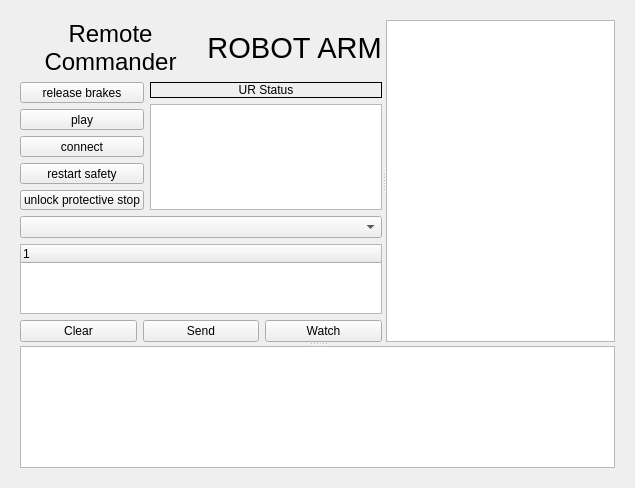
<?xml version="1.0" encoding="UTF-8"?>
<ui version="4.0">
 <class>Form</class>
 <widget class="QWidget" name="Form">
  <property name="geometry">
   <rect>
    <x>0</x>
    <y>0</y>
    <width>635</width>
    <height>488</height>
   </rect>
  </property>
  <property name="windowTitle">
   <string>Form</string>
  </property>
  <layout class="QGridLayout" name="gridLayout_3">
   <item row="0" column="0">
    <layout class="QGridLayout" name="gridLayout">
     <item row="0" column="0">
      <widget class="QWidget" name="verticalWidget" native="true">
       <layout class="QVBoxLayout" name="verticalLayout_5">
        <item>
         <widget class="QSplitter" name="splitter_2">
          <property name="orientation">
           <enum>Qt::Vertical</enum>
          </property>
          <widget class="QSplitter" name="splitter">
           <property name="orientation">
            <enum>Qt::Horizontal</enum>
           </property>
           <widget class="QWidget" name="layoutWidget_2">
            <layout class="QVBoxLayout" name="verticalLayout_4" stretch="2,4,5">
             <item>
              <layout class="QHBoxLayout" name="horizontalLayout_3">
               <item>
                <widget class="QLabel" name="label_logo">
                 <property name="font">
                  <font>
                   <pointsize>18</pointsize>
                  </font>
                 </property>
                 <property name="text">
                  <string>Remote Commander</string>
                 </property>
                 <property name="alignment">
                  <set>Qt::AlignCenter</set>
                 </property>
                 <property name="wordWrap">
                  <bool>true</bool>
                 </property>
                </widget>
               </item>
               <item>
                <widget class="QLabel" name="label_robot">
                 <property name="font">
                  <font>
                   <pointsize>22</pointsize>
                  </font>
                 </property>
                 <property name="text">
                  <string>ROBOT</string>
                 </property>
                 <property name="alignment">
                  <set>Qt::AlignCenter</set>
                 </property>
                </widget>
               </item>
               <item>
                <widget class="QLabel" name="label_arm">
                 <property name="font">
                  <font>
                   <pointsize>22</pointsize>
                  </font>
                 </property>
                 <property name="text">
                  <string>ARM</string>
                 </property>
                 <property name="alignment">
                  <set>Qt::AlignCenter</set>
                 </property>
                </widget>
               </item>
              </layout>
             </item>
             <item>
              <layout class="QHBoxLayout" name="horizontalLayout_2">
               <item>
                <layout class="QVBoxLayout" name="verticalLayout_2">
                 <item>
                  <widget class="QPushButton" name="b_brakeRelease">
                   <property name="toolTip">
                    <string>&lt;html&gt;&lt;head/&gt;&lt;body&gt;&lt;p&gt;Sends /dashboard_client/release_brakes service request&lt;/p&gt;&lt;p&gt;- Commands the UR to RUNNING robot mode, stepping through intermediate modes from either POWER_OFF or IDLE initial mode&lt;/p&gt;&lt;p&gt;- Type: std_srvs/srv/Trigger&lt;/p&gt;&lt;/body&gt;&lt;/html&gt;</string>
                   </property>
                   <property name="text">
                    <string>release brakes</string>
                   </property>
                  </widget>
                 </item>
                 <item>
                  <widget class="QPushButton" name="b_play">
                   <property name="toolTip">
                    <string>&lt;html&gt;&lt;head/&gt;&lt;body&gt;&lt;p&gt;Sends /dashboard_client/play service request&lt;/p&gt;&lt;p&gt;- Starts the loaded program on the UR&lt;/p&gt;&lt;p&gt;- Type: std_srvs/srv/Trigger&lt;/p&gt;&lt;/body&gt;&lt;/html&gt;</string>
                   </property>
                   <property name="text">
                    <string>play</string>
                   </property>
                  </widget>
                 </item>
                 <item>
                  <widget class="QPushButton" name="b_connect">
                   <property name="toolTip">
                    <string>&lt;html&gt;&lt;head/&gt;&lt;body&gt;&lt;p&gt;Sends /dashboard_client/connect service request&lt;/p&gt;&lt;p&gt;- Attempts to reconnect to the dashboard server, especially after loss of connection caused by a /dashboard_client/play request&lt;/p&gt;&lt;p&gt;- Type: std_srvs/srv/Trigger&lt;/p&gt;&lt;/body&gt;&lt;/html&gt;</string>
                   </property>
                   <property name="text">
                    <string>connect</string>
                   </property>
                  </widget>
                 </item>
                 <item>
                  <widget class="QPushButton" name="b_restartSafety">
                   <property name="toolTip">
                    <string>&lt;html&gt;&lt;head/&gt;&lt;body&gt;&lt;p&gt;Sends /dashboard_client/restart_safety service request&lt;/p&gt;&lt;p&gt;- Restarts the safety mode on the UR, clearning an E-stop or Fault. Physical E-stop must be released before requesting&lt;/p&gt;&lt;p&gt;- Type: std_srvs/srv/Trigger&lt;/p&gt;&lt;/body&gt;&lt;/html&gt;</string>
                   </property>
                   <property name="text">
                    <string>restart safety</string>
                   </property>
                  </widget>
                 </item>
                 <item>
                  <widget class="QPushButton" name="b_unlockPStop">
                   <property name="toolTip">
                    <string>&lt;html&gt;&lt;head/&gt;&lt;body&gt;&lt;p&gt;Sends /dashboard_client/unlock_protective_stop service request&lt;/p&gt;&lt;p&gt;- Unlocks the protective stop on the UR. Does nothing if there is not an active protective stop on the UR&lt;/p&gt;&lt;p&gt;- Type: std_srvs/srv/Trigger&lt;/p&gt;&lt;/body&gt;&lt;/html&gt;</string>
                   </property>
                   <property name="text">
                    <string>unlock protective stop</string>
                   </property>
                  </widget>
                 </item>
                </layout>
               </item>
               <item>
                <layout class="QVBoxLayout" name="verticalLayout_3">
                 <item>
                  <widget class="QLabel" name="label_ur_status">
                   <property name="layoutDirection">
                    <enum>Qt::LeftToRight</enum>
                   </property>
                   <property name="frameShape">
                    <enum>QFrame::Box</enum>
                   </property>
                   <property name="frameShadow">
                    <enum>QFrame::Plain</enum>
                   </property>
                   <property name="text">
                    <string>UR Status</string>
                   </property>
                   <property name="alignment">
                    <set>Qt::AlignCenter</set>
                   </property>
                  </widget>
                 </item>
                 <item>
                  <widget class="QTableWidget" name="watchTable">
                   <property name="sizePolicy">
                    <sizepolicy hsizetype="Expanding" vsizetype="Expanding">
                     <horstretch>0</horstretch>
                     <verstretch>0</verstretch>
                    </sizepolicy>
                   </property>
                   <property name="minimumSize">
                    <size>
                     <width>200</width>
                     <height>0</height>
                    </size>
                   </property>
                   <property name="toolTip">
                    <string>&lt;html&gt;&lt;head/&gt;&lt;body&gt;&lt;p&gt;Status table&lt;/p&gt;&lt;p&gt;UR status is intermittently polled and displayed here&lt;/p&gt;&lt;/body&gt;&lt;/html&gt;</string>
                   </property>
                   <property name="verticalScrollBarPolicy">
                    <enum>Qt::ScrollBarAsNeeded</enum>
                   </property>
                   <property name="sizeAdjustPolicy">
                    <enum>QAbstractScrollArea::AdjustIgnored</enum>
                   </property>
                   <property name="editTriggers">
                    <set>QAbstractItemView::NoEditTriggers</set>
                   </property>
                   <property name="selectionMode">
                    <enum>QAbstractItemView::NoSelection</enum>
                   </property>
                   <property name="rowCount">
                    <number>0</number>
                   </property>
                   <property name="columnCount">
                    <number>2</number>
                   </property>
                   <attribute name="horizontalHeaderVisible">
                    <bool>false</bool>
                   </attribute>
                   <attribute name="horizontalHeaderCascadingSectionResizes">
                    <bool>false</bool>
                   </attribute>
                   <attribute name="horizontalHeaderShowSortIndicator" stdset="0">
                    <bool>false</bool>
                   </attribute>
                   <attribute name="horizontalHeaderStretchLastSection">
                    <bool>true</bool>
                   </attribute>
                   <attribute name="verticalHeaderVisible">
                    <bool>false</bool>
                   </attribute>
                   <attribute name="verticalHeaderCascadingSectionResizes">
                    <bool>false</bool>
                   </attribute>
                   <column>
                    <property name="text">
                     <string>Request</string>
                    </property>
                   </column>
                   <column>
                    <property name="text">
                     <string>Response</string>
                    </property>
                   </column>
                  </widget>
                 </item>
                </layout>
               </item>
              </layout>
             </item>
             <item>
              <layout class="QVBoxLayout" name="verticalLayout">
               <item>
                <widget class="QComboBox" name="serviceSelector">
                 <property name="toolTip">
                  <string>&lt;html&gt;&lt;head/&gt;&lt;body&gt;&lt;p&gt;Service selector.&lt;/p&gt;&lt;p&gt;Use the drop down to select a service. Services that require additional input will be filled out in the service request tree below.&lt;/p&gt;&lt;/body&gt;&lt;/html&gt;</string>
                 </property>
                </widget>
               </item>
               <item>
                <widget class="QTreeWidget" name="serviceTree">
                 <property name="styleSheet">
                  <string notr="true">font: 10pt &quot;Monospace&quot;;</string>
                 </property>
                 <property name="headerHidden">
                  <bool>false</bool>
                 </property>
                 <column>
                  <property name="text">
                   <string notr="true">1</string>
                  </property>
                 </column>
                </widget>
               </item>
               <item>
                <layout class="QHBoxLayout" name="horizontalLayout">
                 <item>
                  <widget class="QPushButton" name="b_clearService">
                   <property name="enabled">
                    <bool>true</bool>
                   </property>
                   <property name="toolTip">
                    <string>&lt;html&gt;&lt;head/&gt;&lt;body&gt;&lt;p&gt;Clear the selected service message request fields &lt;/p&gt;&lt;/body&gt;&lt;/html&gt;</string>
                   </property>
                   <property name="whatsThis">
                    <string/>
                   </property>
                   <property name="accessibleDescription">
                    <string/>
                   </property>
                   <property name="text">
                    <string>Clear</string>
                   </property>
                   <property name="checkable">
                    <bool>false</bool>
                   </property>
                   <property name="checked">
                    <bool>false</bool>
                   </property>
                   <property name="default">
                    <bool>false</bool>
                   </property>
                   <property name="flat">
                    <bool>false</bool>
                   </property>
                  </widget>
                 </item>
                 <item>
                  <widget class="QPushButton" name="b_send">
                   <property name="toolTip">
                    <string>&lt;html&gt;&lt;head/&gt;&lt;body&gt;&lt;p&gt;Send the selected service request with fields as shown in the service request tree above&lt;/p&gt;&lt;/body&gt;&lt;/html&gt;</string>
                   </property>
                   <property name="text">
                    <string>Send</string>
                   </property>
                  </widget>
                 </item>
                 <item>
                  <widget class="QPushButton" name="b_watch">
                   <property name="toolTip">
                    <string>&lt;html&gt;&lt;head/&gt;&lt;body&gt;&lt;p&gt;Add the service request with fields to the status table for automated requesting and display&lt;/p&gt;&lt;p&gt;NOT YET IMPLEMENTED&lt;/p&gt;&lt;/body&gt;&lt;/html&gt;</string>
                   </property>
                   <property name="text">
                    <string>Watch</string>
                   </property>
                  </widget>
                 </item>
                </layout>
               </item>
              </layout>
             </item>
            </layout>
           </widget>
           <widget class="QPlainTextEdit" name="serviceMonitor">
            <property name="sizePolicy">
             <sizepolicy hsizetype="Expanding" vsizetype="Expanding">
              <horstretch>0</horstretch>
              <verstretch>0</verstretch>
             </sizepolicy>
            </property>
            <property name="minimumSize">
             <size>
              <width>200</width>
              <height>0</height>
             </size>
            </property>
            <property name="toolTip">
             <string>&lt;html&gt;&lt;head/&gt;&lt;body&gt;&lt;p&gt;The service monitor. Displays timestamped service requests and responses as they are made or received&lt;/p&gt;&lt;/body&gt;&lt;/html&gt;</string>
            </property>
            <property name="styleSheet">
             <string notr="true">font: 10pt &quot;Monospace&quot;;
</string>
            </property>
            <property name="readOnly">
             <bool>true</bool>
            </property>
            <property name="ReadOnly" stdset="0">
             <bool>true</bool>
            </property>
           </widget>
          </widget>
          <widget class="QPlainTextEdit" name="rosoutViewer">
           <property name="sizePolicy">
            <sizepolicy hsizetype="Expanding" vsizetype="Expanding">
             <horstretch>0</horstretch>
             <verstretch>0</verstretch>
            </sizepolicy>
           </property>
           <property name="minimumSize">
            <size>
             <width>200</width>
             <height>0</height>
            </size>
           </property>
           <property name="toolTip">
            <string>&lt;html&gt;&lt;head/&gt;&lt;body&gt;&lt;p&gt;rosout Monitor&lt;/p&gt;&lt;p&gt;The rosout stream is continuously monitored and filtered for messages of interest which are displayed here&lt;/p&gt;&lt;p&gt;NOT YET IMPLEMENTED &lt;/p&gt;&lt;/body&gt;&lt;/html&gt;</string>
           </property>
           <property name="styleSheet">
            <string notr="true">font: 10pt &quot;Monospace&quot;;</string>
           </property>
           <property name="readOnly">
            <bool>true</bool>
           </property>
           <property name="ReadOnly" stdset="0">
            <bool>true</bool>
           </property>
          </widget>
         </widget>
        </item>
       </layout>
      </widget>
     </item>
    </layout>
   </item>
  </layout>
 </widget>
 <resources/>
 <connections/>
</ui>
